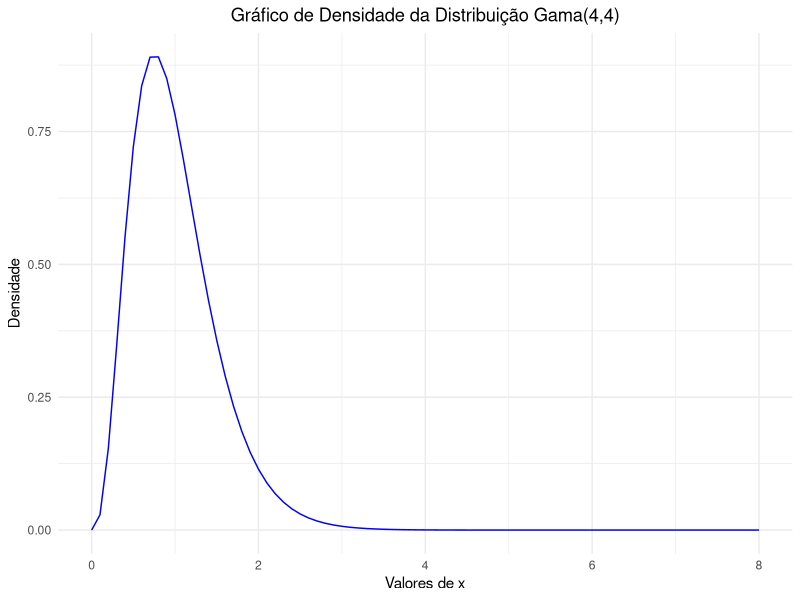

Recreate this plot in R.
library(ggplot2)

# Definir os parâmetros da distribuição gama
shape <- 4     # Parâmetro de forma (alpha)
rate <-  4   # Parâmetro de taxa (beta)

# Gerar uma sequência de valores para o eixo x
x <- seq(0, 8, by = 0.1)

# Calcular a densidade da distribuição gama para a sequência de valores x
density <- dgamma(x, shape = shape, rate = rate)

# Criar um dataframe para o gráfico
data <- data.frame(x = x, density = density)


ggplot(data, aes(x=x,y=density))+ geom_line(color='blue') + 
  labs(title = "Gráfico de Densidade da Distribuição Gama(4,4)",
          x = "Valores de x",
          y = "Densidade") +
          theme_minimal() + theme(plot.title = element_text(hjust = 0.5))
